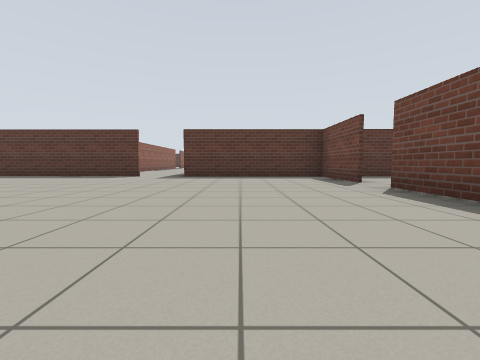
[1] (above)

21 first-person views from a walk through a robot-simulator world made for Gazebo. The camera is 0.72 m above the floor, tilts 4° down and sees 90° across. The floor is counted in squares, 2 m on a side. Each view is taken from the middle of a square. On the plan, view 1 faces up. The plan holds only what a view shows up to about 9 squares ahead; the rest is blank.

[2]
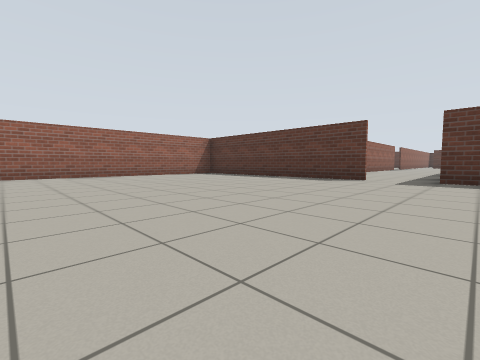

[3]
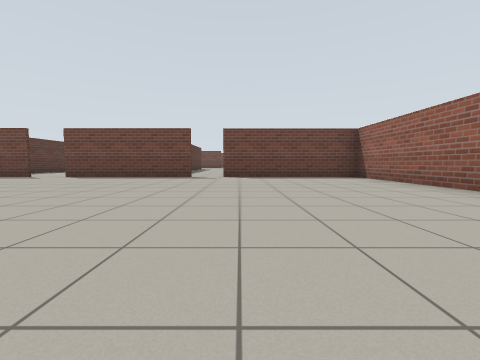

[4]
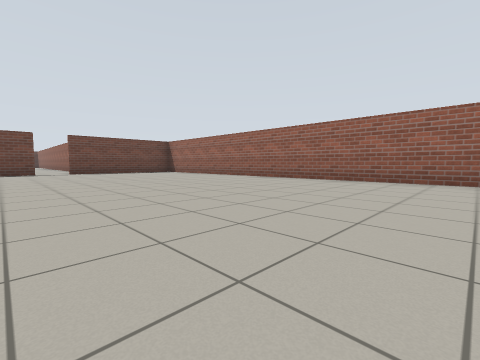

[5]
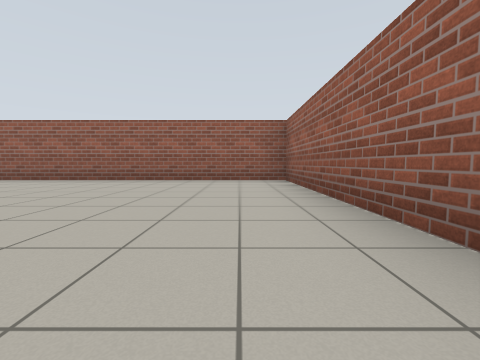

[6]
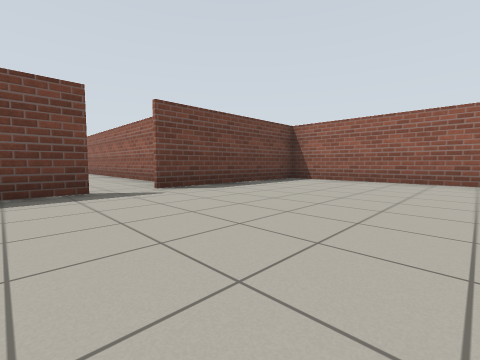

[7]
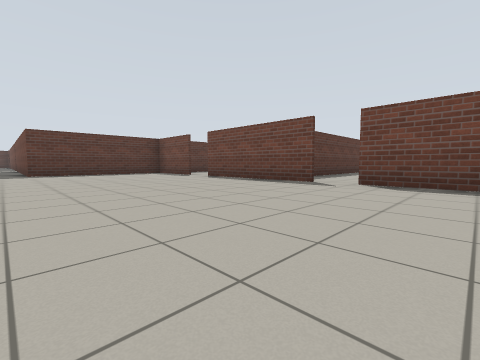

[8]
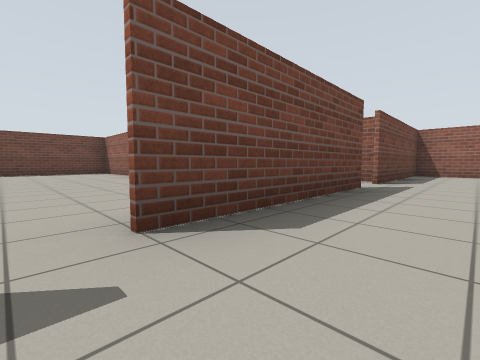

[9]
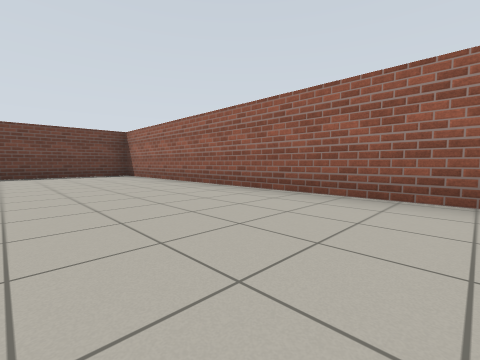

[10]
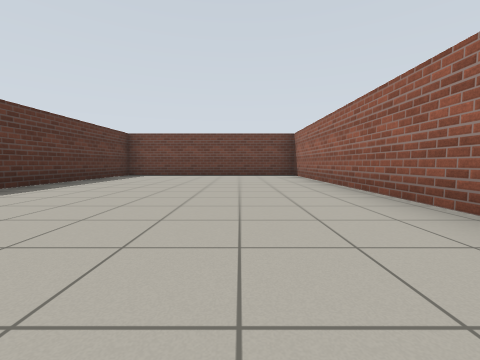

[11]
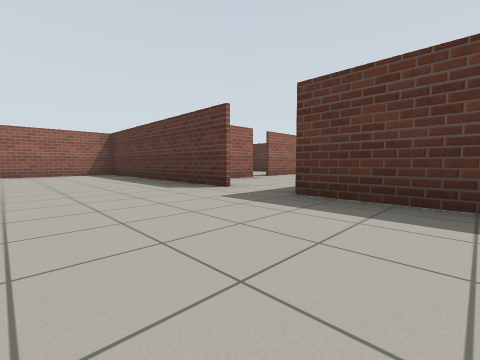

[12]
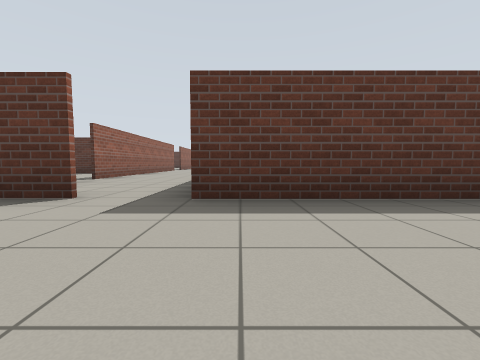

[13]
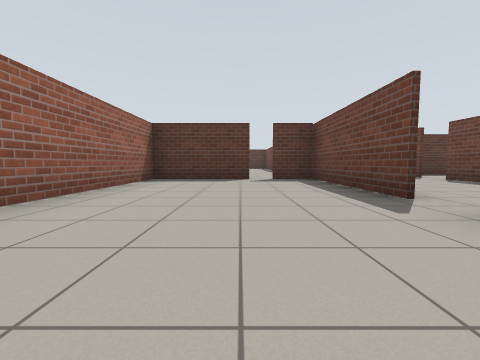

[14]
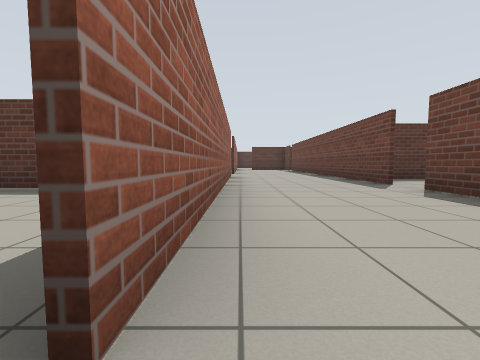

[15]
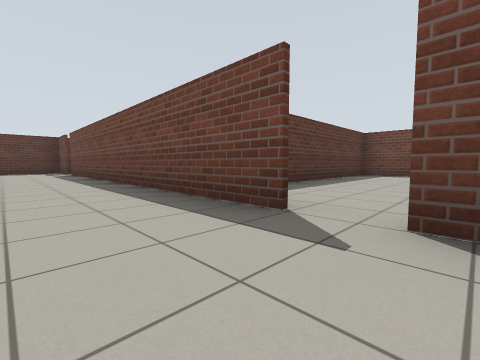

[16]
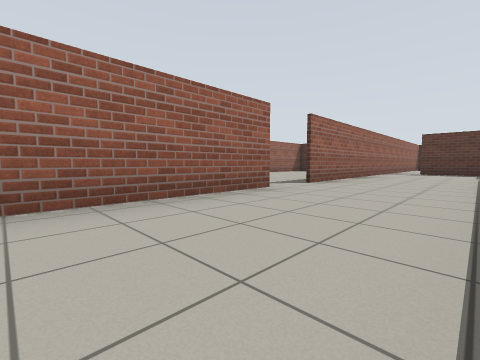

[17]
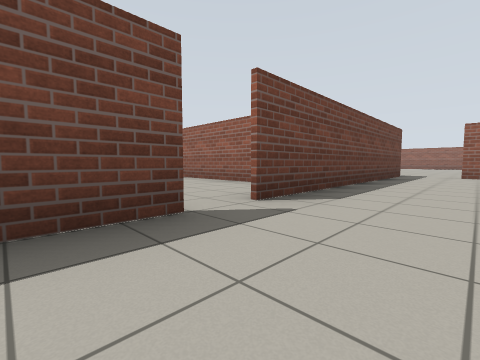

[18]
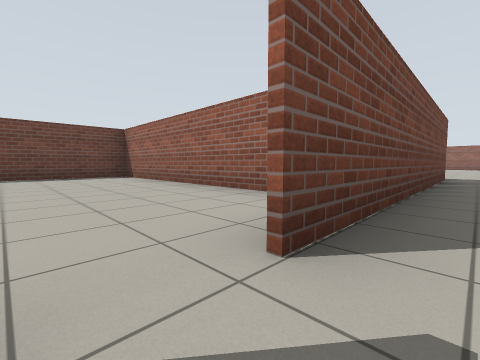

[19]
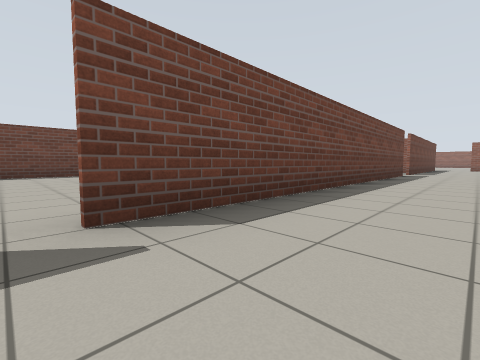

[20]
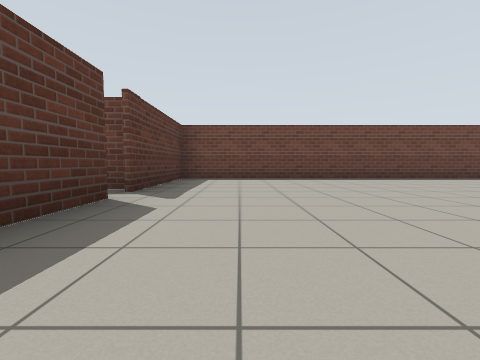

[21]
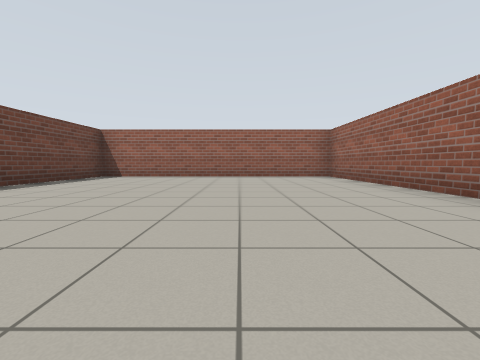

### Floor plan
Ten units are one square. View 1 is at (0, 0); x grows to the right and y downward. Boxes are objects, and circles mark ways between rooms. Rooms are numbered by the first view taken in them; rooms with no view inside come last. Other rooms are left out.
<svg viewBox="-85 -228 193 273">
<path fill="none" stroke="#000" d="M22 -3 22 -36M24 11 85 11M22 -44 22 -64M-26 -64 -80 -64 -80 40 22 40 22 5M19 -64 -15 -64M75 -13 41 -13M29 -14 103 -14 103 -64 19 -64M-43 -94 -43 -124 -52 -124M-57 -124 -80 -124 -80 -89M-15 -130 -15 -208M-43 -160 -43 -94M-43 -88 -43 -78M-15 -212 -15 -223 -34 -223M-15 -64 -15 -124M-43 -219 -43 -170M-14 -186 -14 -146 48 -146M15 -223 -13 -223M47 -141 47 -223 19 -223M48 -145 -5 -145M-11 -106 47 -106 47 -141"/>
<circle cx="20" cy="-40" r="3" fill="#2a7"/>
<circle cx="-20" cy="-60" r="3" fill="#2a7"/>
<circle cx="-40" cy="-90" r="3" fill="#2a7"/>
<circle cx="-10" cy="-210" r="3" fill="#2a7"/>
<circle cx="-10" cy="-125" r="3" fill="#2a7"/>
<text x="-20" y="-10">1</text>
<text x="60" y="-40">2</text>
<text x="-60" y="-90">3</text>
<text x="-20" y="-140">4</text>
<text x="20" y="-180">5</text>
<text x="20" y="-130">6</text>
</svg>
Room 1 opens to room 2. Room 1 opens to room 4. Room 3 opens to room 4. Room 4 opens to room 5. Room 4 opens to room 6.

Where each view was taken, in squares from view 1:
view 1: 0 up, 0 right, facing up
view 2: 1 up, 1 left, facing up-left
view 3: 1 down, 4 left, facing right
view 4: 1 up, 7 left, facing down-right
view 5: 1 up, 7 left, facing down
view 6: 1 up, 1 left, facing down-right
view 7: 2 down, 2 left, facing up-right
view 8: 4 up, 1 right, facing down-right
view 9: 4 up, 3 right, facing down-right
view 10: 3 up, 3 right, facing right
view 11: 4 up, 0 right, facing up-left
view 12: 4 up, 1 left, facing up
view 13: 7 up, 6 left, facing up
view 14: 9 up, 4 left, facing up
view 15: 12 up, 3 left, facing up-right
view 16: 13 up, 2 left, facing up-left
view 17: 14 up, 3 left, facing down-right
view 18: 13 up, 2 left, facing down-right
view 19: 21 up, 3 left, facing down-right
view 20: 21 up, 1 left, facing right
view 21: 21 up, 1 right, facing down
